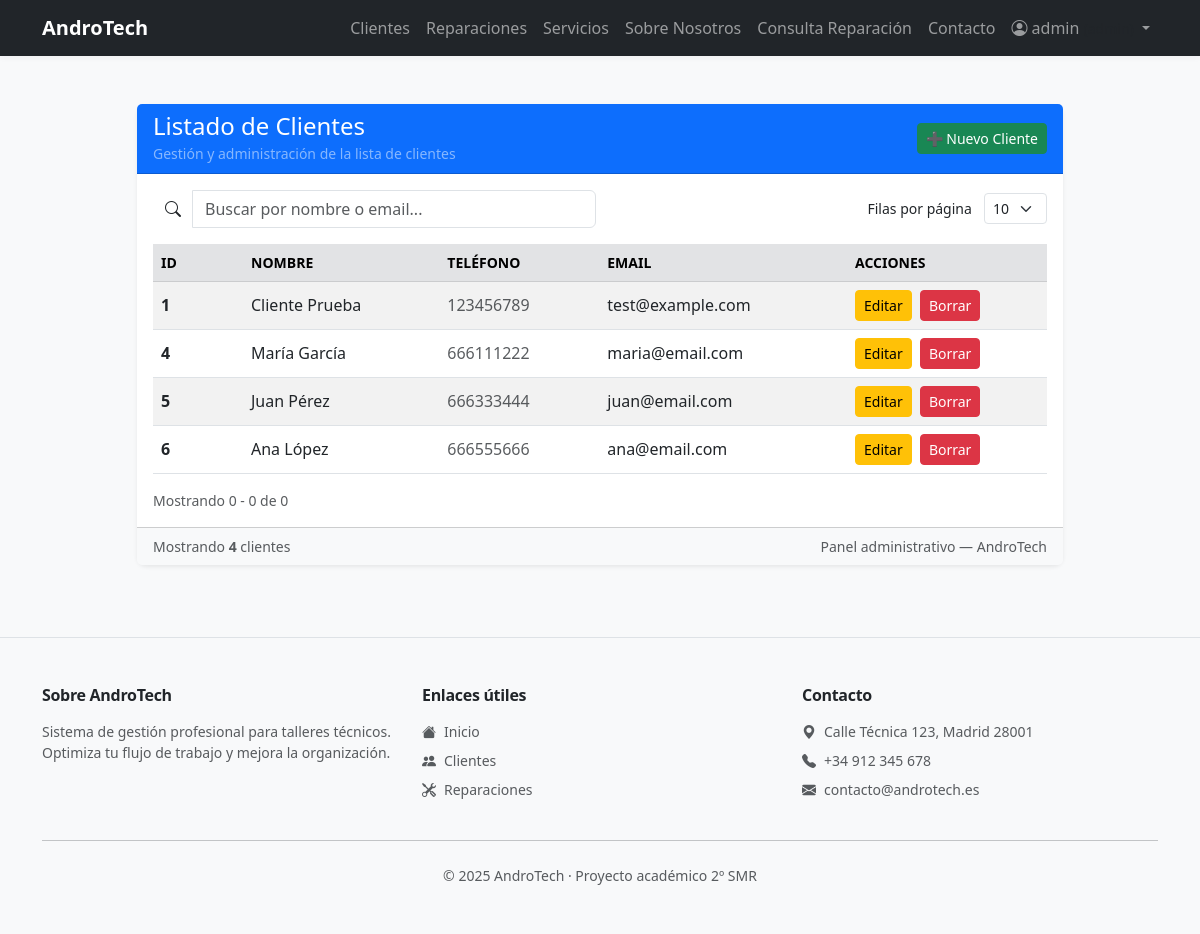
Screenshot of /clientes (signed in) with the database file from the repository.
### tables this page shows
CREATE TABLE clientes (
    id INTEGER PRIMARY KEY AUTOINCREMENT,
    nombre TEXT NOT NULL,
    telefono TEXT,
    email TEXT,
    direccion TEXT
);

### app.py (the view)
@app.route("/clientes")
@login_required
def clientes():
    conn = get_db()
    clientes = conn.execute("SELECT * FROM clientes").fetchall()
    conn.close()
    return render_template("clientes.html", clientes=clientes)

### app.py (called while the page is built)
def get_db():
    conn = sqlite3.connect("database/andro_tech.db")
    conn.row_factory = sqlite3.Row
    return conn

def login_required(f):
    @wraps(f)
    def decorated_function(*args, **kwargs):
        if 'usuario' not in session:
            flash('Debes iniciar sesión para acceder a esta página.', 'danger')
            return redirect(url_for('login'))
        return f(*args, **kwargs)
    return decorated_function

### templates/clientes.html (shortened to what this page needs)
{% extends "base.html" %}
{% block content %}
<div class="row justify-content-center py-4">
    <div class="col-xl-10 col-lg-11 col-md-12">
        <div class="card shadow-sm border-0">
            <div class="card-header bg-primary text-white d-flex align-items-center justify-content-between">
                <div>
                    <h4 class="mb-0">Listado de Clientes</h4>
                    <small class="text-white-50">Gestión y administración de la lista de clientes</small>
                </div>
                <div class="text-end">
                    <a href="/clientes/nuevo" class="btn btn-success btn-sm">➕ Nuevo Cliente</a>
                </div>
            </div>
            <div class="card-body">
                <div class="row mb-3 g-2 align-items-center">
                    <div class="col-md-6">
                        <div class="input-group">
                            <span class="input-group-text bg-white border-0"><i class="bi bi-search"></i></span>
                            <input id="clientes-search" type="search" class="form-control" placeholder="Buscar por nombre o email...">
                        </div>
                    </div>
                    <div class="col-md-3 ms-auto text-md-end">
                        <label for="perPage" class="form-label small mb-0 me-2">Filas por página</label>
                        <select id="perPage" class="form-select form-select-sm d-inline-block" style="width:auto;">
                            <option value="10" selected>10</option>
                        </select>
                    </div>
                </div>
                <div class="table-responsive" id="clientes-table-wrap">
                    <table id="clientes-table" class="table table-striped table-hover align-middle mb-0">
                        <thead class="table-secondary small text-uppercase text-secondary">
                        <tr>
                            <th style="width:90px;">ID</th>
                            <th>Nombre</th>
                            <th style="width:160px;">Teléfono</th>
                            <th>Email</th>
                            <th style="width:200px;">Acciones</th>
                        </tr>
                        </thead>
                        <tbody>
                        {% for c in clientes %}
                        <tr>
                            <td class="fw-semibold">{{ c.id }}</td>
                            <td>{{ c.nombre }}</td>
                            <td>
                                {% if c.telefono %}
                                    <span class="text-muted">{{ c.telefono }}</span>
                                {% else %}
                                    <span class="text-muted small">—</span>
                                {% endif %}
                            </td>
                            <td>{{ c.email if c.email else '-' }}</td>
                            <td>
                                <a href="/clientes/editar/{{ c.id }}" class="btn btn-warning btn-sm me-1">Editar</a>
                                {% if session.rol == 'admin' %}
                                <a href="/clientes/borrar/{{ c.id }}" class="btn btn-danger btn-sm"
                                   onclick="return confirm('¿Seguro que deseas borrar este cliente?');">Borrar</a>
                                {% endif %}
                            </td>
                        </tr>
                        {% endfor %}
                        </tbody>
                    </table>
                </div>
                <div class="d-flex justify-content-between align-items-center mt-3">
                    <div class="text-muted small" id="clientes-info">Mostrando 0 - 0 de 0</div>
                </div>
            </div>
            <div class="card-footer bg-light small text-muted d-flex justify-content-between align-items-center">
                <div>Mostrando <strong>{{ clientes|length }}</strong> clientes</div>
                <div>Panel administrativo — AndroTech</div>
            </div>
        </div>
    </div>
</div>
{% endblock %}

### static/css/style.css (style rules this page uses)
:root { --primary: #0d6efd; --primary-600: #0b5ed7; --success: #198754; --muted: #6c757d; --bg-light: #f8f9fa; --surface: #ffffff; --soft-shadow: rgba(33,37,41,0.06); --deep-shadow: rgba(33,37,41,0.12); --text-dark: #212529; --radius: 0.6rem; --kpi-gradient: linear-gradient(135deg, rgba(13,110,253,0.06), rgba(25,135,84,0.03)); }
body { animation: fadeInGlobal .45s ease both; background-color: var(--bg-light); color: var(--text-dark); -webkit-font-smoothing:antialiased; -moz-osx-font-smoothing:grayscale; }
.card { border-radius: var(--radius); }
.card.shadow-sm { box-shadow: 0 6px 18px var(--soft-shadow); }
.btn { transition: box-shadow .18s ease, transform .12s ease, filter .12s ease; }
.bi { transition: transform .18s ease, opacity .18s ease; will-change: transform; }
.table thead.table-secondary { background: rgba(0,0,0,0.03); }

### rows the page displays
clientes: id "1", nombre "Cliente Prueba", telefono "123456789", email "test@example.com"
clientes: id "4", nombre "María García", telefono "666111222", email "maria@email.com"
clientes: id "5", nombre "Juan Pérez", telefono "666333444", email "juan@email.com"
clientes: id "6", nombre "Ana López", telefono "666555666", email "ana@email.com"

### other values shown
{{ session.usuario }} "admin"
{{ clientes|length }} "4"
